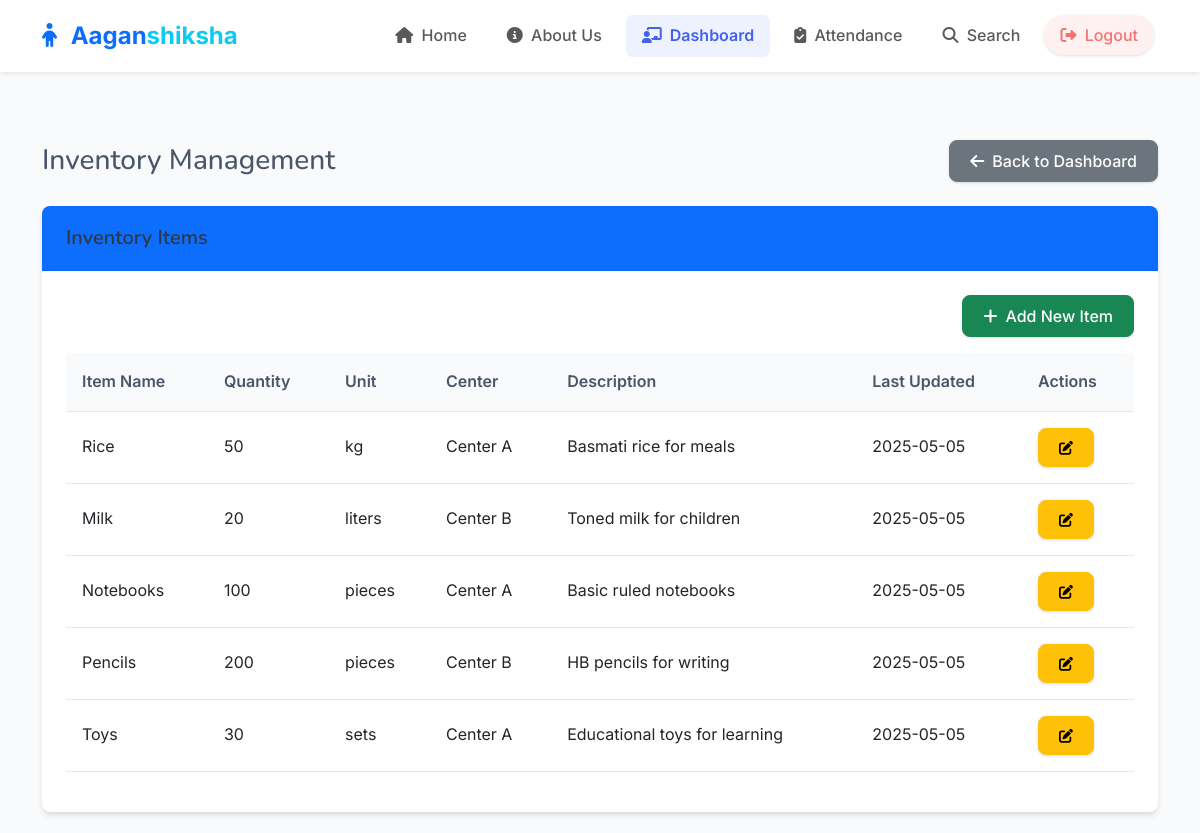
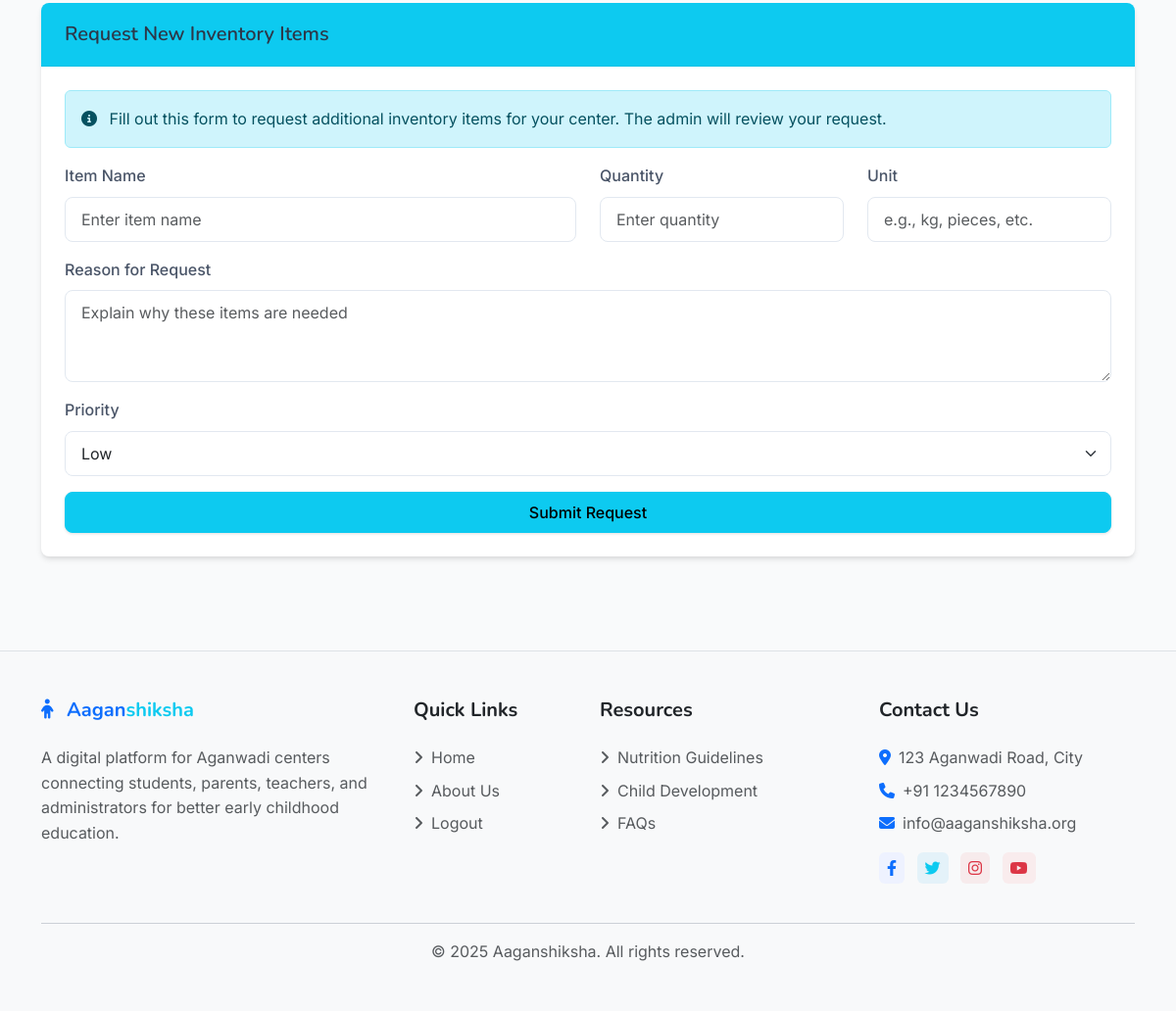
Page /teacher/inventory (signed in) on the committed database (2 pictures, top to bottom).
### models.py (models this page shows)
class Inventory(db.Model):
    id = db.Column(db.Integer, primary_key=True)
    item_name = db.Column(db.String(100), nullable=False)
    quantity = db.Column(db.Integer, default=0)
    unit = db.Column(db.String(20))
    description = db.Column(db.Text)
    center_id = db.Column(db.Integer, db.ForeignKey('center.id'), nullable=False)
    created_at = db.Column(db.DateTime, default=datetime.utcnow)
    updated_at = db.Column(db.DateTime, default=datetime.utcnow, onupdate=datetime.utcnow)

class Center(db.Model):
    id = db.Column(db.Integer, primary_key=True)
    name = db.Column(db.String(100), nullable=False)
    address = db.Column(db.String(200), nullable=False)
    contact_number = db.Column(db.String(15))
    email = db.Column(db.String(120))
    created_at = db.Column(db.DateTime, default=datetime.utcnow)
    students = db.relationship('Student', backref='center', lazy=True)
    inventory_items = db.relationship('Inventory', backref='center', lazy=True)

### routes/teacher.py (the view)
@teacher_bp.route('/inventory')
@login_required
@teacher_required
def inventory():
    inventory_items = Inventory.query.all()
    return render_template('teacher/inventory.html', inventory_items=inventory_items)

### app.py (called while the page is built)
@app.context_processor
def inject_csrf_token():
    return dict(csrf_token=generate_csrf)

@login_manager.user_loader
def load_user(user_id):
    return User.query.get(int(user_id))

### routes/teacher.py (called while the page is built)
def teacher_required(f):
    @wraps(f)
    def decorated_function(*args, **kwargs):
        if not current_user.is_authenticated or current_user.role != 'teacher':
            flash('You need to be a teacher to access this page.', 'danger')
            return redirect(url_for('auth.login'))
        return f(*args, **kwargs)
    return decorated_function

### templates/teacher/inventory.html (shortened to what this page needs)
{% extends 'base.html' %}
{% block content %}
<div class="container py-4">
    <div class="d-flex justify-content-between align-items-center mb-4">
        <h1 class="h3 mb-0">Inventory Management</h1>
        <a href="{{ url_for('teacher.dashboard') }}" class="btn btn-secondary">
            <i class="fas fa-arrow-left me-2"></i>Back to Dashboard
        </a>
    </div>
    <div class="card mb-4">
        <div class="card-header bg-primary text-white">
            <h5 class="mb-0">
                {% if is_add %}
                    Add New Inventory Item
                {% elif is_edit %}
                    Edit Inventory Item
                {% else %}
                    Inventory Items
                {% endif %}
            </h5>
        </div>
        <div class="card-body">
            {% if is_add or is_edit %}
                <form method="POST">
                    {{ form.hidden_tag() }}
                    <div class="row mb-3">
                        <div class="col-md-6">
                            <label class="form-label">Item Name</label>
                            {{ form.item_name(class="form-control") }}
                            {% if form.item_name.errors %}
                                <div class="text-danger">
                                    {% for error in form.item_name.errors %}
                                        <small>{{ error }}</small>
                                    {% endfor %}
                                </div>
                            {% endif %}
                        </div>
                        <div class="col-md-3">
                            <label class="form-label">Quantity</label>
                            {{ form.quantity(class="form-control") }}
                            {% if form.quantity.errors %}
                                <div class="text-danger">
                                    {% for error in form.quantity.errors %}
                                        <small>{{ error }}</small>
                                    {% endfor %}
                                </div>
                            {% endif %}
                        </div>
                        <div class="col-md-3">
                            <label class="form-label">Unit</label>
                            {{ form.unit(class="form-control") }}
                            {% if form.unit.errors %}
                                <div class="text-danger">
                                    {% for error in form.unit.errors %}
                                        <small>{{ error }}</small>
                                    {% endfor %}
                                </div>
                            {% endif %}
                        </div>
                    </div>
                    <div class="mb-3">
                        <label class="form-label">Description</label>
                        {{ form.description(class="form-control", rows=3) }}
                        {% if form.description.errors %}
                            <div class="text-danger">
                                {% for error in form.description.errors %}
                                    <small>{{ error }}</small>
                                {% endfor %}
                            </div>
                        {% endif %}
                    </div>
                    <div class="mb-3">
                        <label class="form-label">Center</label>
                        {{ form.center_id(class="form-select") }}
                        {% if form.center_id.errors %}
                            <div class="text-danger">
                                {% for error in form.center_id.errors %}
                                    <small>{{ error }}</small>
                                {% endfor %}
                            </div>
                        {% endif %}
                    </div>
                    <div class="d-flex justify-content-between">
                        <a href="{{ url_for('teacher.inventory') }}" class="btn btn-secondary">Cancel</a>
                        {{ form.submit(class="btn btn-primary") }}
                    </div>
                </form>
            {% else %}
                <div class="d-flex justify-content-end mb-3">
                    <a href="{{ url_for('teacher.add_inventory') }}" class="btn btn-success">
                        <i class="fas fa-plus me-2"></i>Add New Item
                    </a>
                </div>
                <div class="table-responsive">
                    <table class="table table-hover">
                        <thead>
                            <tr>
                                <th>Item Name</th>
                                <th>Quantity</th>
                                <th>Unit</th>
                                <th>Center</th>
                                <th>Description</th>
                                <th>Last Updated</th>
                                <th>Actions</th>
                            </tr>
                        </thead>
                        <tbody>
                            {% if inventory_items %}
                                {% for item in inventory_items %}
                                    <tr>
                                        <td>{{ item.item_name }}</td>
                                        <td>{{ item.quantity }}</td>
                                        <td>{{ item.unit }}</td>
                                        <td>{{ item.center.name }}</td>
                                        <td>{{ item.description }}</td>
                                        <td>{{ item.updated_at.strftime('%Y-%m-%d') }}</td>
                                        <td>
                                            <div class="btn-group btn-group-sm">
                                                <a href="{{ url_for('teacher.edit_inventory', id=item.id) }}" class="btn btn-warning">
                                                    <i class="fas fa-edit"></i>
                                                </a>
                                            </div>
                                        </td>
                                    </tr>
                                {% endfor %}
                            {% else %}
                                <tr>
                                    <td colspan="7" class="text-center">No inventory items found.</td>
                                </tr>
                            {% endif %}
                        </tbody>
                    </table>
                </div>
            {% endif %}
        </div>
    </div>
    <div class="card">
        <div class="card-header bg-info text-white">
            <h5 class="mb-0">Request New Inventory Items</h5>
        </div>
        <div class="card-body">
            <div class="alert alert-info">
                <i class="fas fa-info-circle me-2"></i>
                Fill out this form to request additional inventory items for your center. The admin will review your request.
            </div>
            <form>
                <div class="row mb-3">
                    <div class="col-md-6">
                        <label class="form-label">Item Name</label>
                        <input type="text" class="form-control" placeholder="Enter item name">
                    </div>
                    <div class="col-md-3">
                        <label class="form-label">Quantity</label>
                        <input type="number" class="form-control" placeholder="Enter quantity">
                    </div>
                    <div class="col-md-3">
                        <label class="form-label">Unit</label>
                        <input type="text" class="form-control" placeholder="e.g., kg, pieces, etc.">
                    </div>
                </div>
                <div class="mb-3">
                    <label class="form-label">Reason for Request</label>
                    <textarea class="form-control" rows="3" placeholder="Explain why these items are needed"></textarea>
                </div>
                <div class="mb-3">
                    <label class="form-label">Priority</label>
                    <select class="form-select">
                        <option value="low">Low</option>
                    </select>
                </div>
                <div class="d-grid">
                    <button type="submit" class="btn btn-info">Submit Request</button>
                </div>
            </form>
        </div>
    </div>
</div>
{% endblock %}

### static/css/style.css (style rules this page uses)
:root { --primary-color: #4361ee; --primary-light: #eef2ff; --secondary-color: #3f72af; --info-color: #3abff8; --success-color: #36d399; --warning-color: #fbbd23; --danger-color: #f87272; --light-color: #f8f9fa; --dark-color: #333333; --text-color: #4a5568; --border-radius: 0.5rem; --box-shadow: 0 4px 6px -1px rgba(0, 0, 0, 0.1), 0 2px 4px -1px rgba(0, 0, 0, 0.06); --transition: all 0.3s ease; }
body { min-height: 100vh; display: flex; flex-direction: column; font-family: 'Inter', -apple-system, BlinkMacSystemFont, 'Segoe UI', Roboto, Oxygen, Ubuntu, Cantarell, 'Open Sans', 'Helvetica Neue', sans-serif; color: var(--text-color); background-color: #f9fafb; line-height: 1.6; }
h1, h2, h3, h4, h5, h6 { font-family: 'Nunito', -apple-system, BlinkMacSystemFont, 'Segoe UI', Roboto, Oxygen, Ubuntu, Cantarell, 'Open Sans', 'Helvetica Neue', sans-serif; font-weight: 600; color: #2d3748; }
a { transition: var(--transition); }
.btn { border-radius: var(--border-radius); padding: 0.5rem 1.25rem; font-weight: 500; transition: var(--transition); box-shadow: 0 1px 3px rgba(0,0,0,0.12); }
.card { border: none; border-radius: var(--border-radius); box-shadow: var(--box-shadow); transition: var(--transition); overflow: hidden; }
.card-header { background-color: white; border-bottom: 1px solid rgba(0, 0, 0, 0.05); padding: 1.25rem 1.5rem; font-weight: 600; }
.card-body { padding: 1.5rem; }
.form-label { font-weight: 500; margin-bottom: 0.5rem; color: #4a5568; }
.form-control, .form-select { border-radius: var(--border-radius); border: 1px solid #e2e8f0; padding: 0.625rem 1rem; transition: var(--transition); }
.table { border-collapse: separate; border-spacing: 0; width: 100%; margin-bottom: 1rem; }
.table th { background-color: #f8fafc; font-weight: 600; padding: 1rem; text-align: left; color: #4a5568; border-bottom: 1px solid #e2e8f0; }
.table td { padding: 1rem; border-bottom: 1px solid #e2e8f0; vertical-align: middle; }

### rows in the picture
Inventory: item_name "Rice", quantity "50", unit "kg", center.name "Center A", description "Basmati rice for meals", updated_at "2025-05-05"
Inventory: item_name "Milk", quantity "20", unit "liters", center.name "Center B", description "Toned milk for children", updated_at "2025-05-05"
Inventory: item_name "Notebooks", quantity "100", unit "pieces", center.name "Center A", description "Basic ruled notebooks", updated_at "2025-05-05"
Inventory: item_name "Pencils", quantity "200", unit "pieces", center.name "Center B", description "HB pencils for writing", updated_at "2025-05-05"
Inventory: item_name "Toys", quantity "30", unit "sets", center.name "Center A", description "Educational toys for learning", updated_at "2025-05-05"

### other values in the picture
{{ current_year|default(2025) }} "2025"
